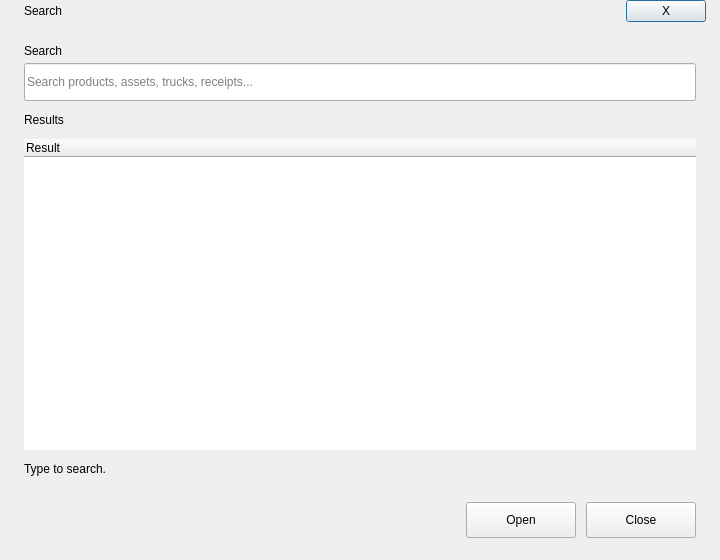
<?xml version="1.0" encoding="UTF-8"?>
<ui version="4.0">
 <class>GlobalSearchDialogClass</class>
 <widget class="QDialog" name="GlobalSearchDialogClass">
  <property name="geometry"><rect><x>0</x><y>0</y><width>720</width><height>560</height></rect></property>
  <property name="minimumSize"><size><width>720</width><height>560</height></size></property>
  <property name="windowTitle"><string>Search</string></property>
  <layout class="QVBoxLayout" name="rootLayout">
   <property name="leftMargin"><number>0</number></property><property name="topMargin"><number>0</number></property>
   <property name="rightMargin"><number>0</number></property><property name="bottomMargin"><number>0</number></property>
   <property name="spacing"><number>0</number></property>
   <item>
    <widget class="QWidget" name="dialogCard" native="true">
     <layout class="QVBoxLayout" name="dialogCardLayout">
      <property name="leftMargin"><number>0</number></property><property name="topMargin"><number>0</number></property>
      <property name="rightMargin"><number>0</number></property><property name="bottomMargin"><number>0</number></property>
      <property name="spacing"><number>0</number></property>
      <item>
       <widget class="QWidget" name="headerContainer" native="true">
        <layout class="QHBoxLayout" name="headerLayout">
         <property name="leftMargin"><number>24</number></property><property name="topMargin"><number>0</number></property>
         <property name="rightMargin"><number>14</number></property><property name="bottomMargin"><number>0</number></property>
         <item><widget class="QLabel" name="titleLabel"><property name="text"><string>Search</string></property></widget></item>
         <item><spacer name="headerSpacer"><property name="orientation"><enum>Qt::Horizontal</enum></property><property name="sizeHint" stdset="0"><size><width>40</width><height>20</height></size></property></spacer></item>
         <item><widget class="QPushButton" name="closeButton"><property name="cursor"><cursorShape>PointingHandCursor</cursorShape></property><property name="text"><string>X</string></property></widget></item>
        </layout>
       </widget>
      </item>
      <item>
       <widget class="QWidget" name="formContainer" native="true">
        <layout class="QVBoxLayout" name="formLayout">
         <property name="leftMargin"><number>24</number></property><property name="topMargin"><number>22</number></property>
         <property name="rightMargin"><number>24</number></property><property name="bottomMargin"><number>12</number></property>
         <property name="spacing"><number>12</number></property>
         <item><layout class="QVBoxLayout" name="row_searchInput"><property name="spacing"><number>5</number></property><item><widget class="QLabel" name="searchInputCap"><property name="text"><string>Search</string></property></widget></item><item><widget class="QLineEdit" name="searchInput"><property name="minimumSize"><size><width>0</width><height>38</height></size></property><property name="placeholderText"><string>Search products, assets, trucks, receipts...</string></property></widget></item></layout></item><item><widget class="QLabel" name="resultsSectionLabel"><property name="text"><string>Results</string></property></widget></item><item><widget class="QTreeWidget" name="resultsTree"><property name="minimumSize"><size><width>0</width><height>280</height></size></property><property name="frameShape"><enum>QFrame::NoFrame</enum></property><column><property name="text"><string>Result</string></property></column></widget></item><item><widget class="QLabel" name="summaryLabel"><property name="text"><string>Type to search.</string></property></widget></item>
        </layout>
       </widget>
      </item>
      <item><widget class="QWidget" name="footerContainer" native="true"><layout class="QHBoxLayout" name="footerLayout"><property name="leftMargin"><number>24</number></property><property name="topMargin"><number>14</number></property><property name="rightMargin"><number>24</number></property><property name="bottomMargin"><number>22</number></property><property name="spacing"><number>10</number></property><item><spacer name="footerSpacer"><property name="orientation"><enum>Qt::Horizontal</enum></property><property name="sizeHint" stdset="0"><size><width>40</width><height>20</height></size></property></spacer></item><item><widget class="QPushButton" name="openButton"><property name="minimumSize"><size><width>110</width><height>36</height></size></property><property name="cursor"><cursorShape>PointingHandCursor</cursorShape></property><property name="text"><string>Open</string></property><property name="variant" stdset="0"><string>primary</string></property></widget></item><item><widget class="QPushButton" name="closeButton2"><property name="minimumSize"><size><width>110</width><height>36</height></size></property><property name="cursor"><cursorShape>PointingHandCursor</cursorShape></property><property name="text"><string>Close</string></property></widget></item></layout></widget></item>
     </layout>
    </widget>
   </item>
  </layout>
 </widget>
 <resources/>
 <connections/>
</ui>
